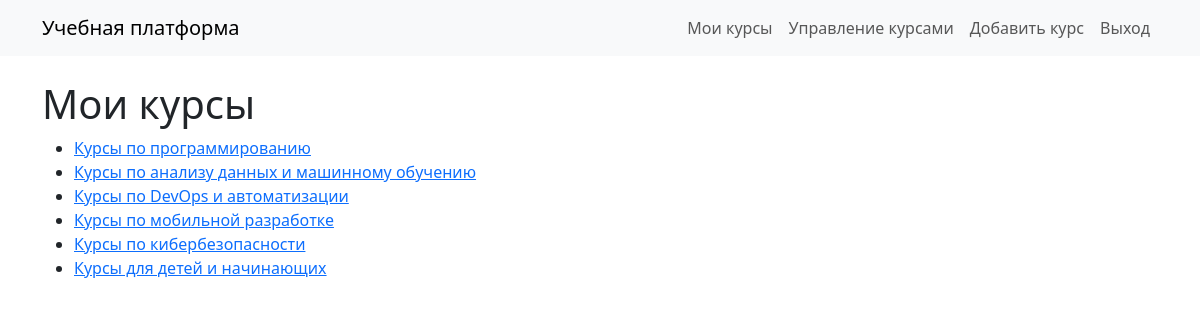
Page /courses/ (signed in) on the committed database.
### online_courses/models.py (models this page shows, shortened)
class Course(models.Model):
    title = models.CharField(max_length=255)
    description = models.TextField(null=True, blank=True)
    teacher = models.ForeignKey(User, on_delete=models.SET_NULL, null=True, limit_choices_to={'role': 'teacher'}, related_name='courses_taught')
    students = models.ManyToManyField(User, related_name='enrolled_courses', blank=True, limit_choices_to={'role': 'student'})

### online_courses/views.py (the view)
# urls.py: path('courses/', course_list, name='course_list'),
@login_required
def course_list(request):
    if request.user.role == 'teacher':
        courses = Course.objects.filter(teacher=request.user)
    else:
        courses = request.user.enrolled_courses.all()
    return render(request, 'course_list.html', {'courses': courses})

### online_courses/templates/course_list.html (shortened to what this page needs)
{% extends 'base.html' %}
{% block content %}
<h1>Мои курсы</h1>
<ul>
    {% for course in courses %}
        <li><a href="{% url 'online_courses:course_detail' course.id %}">{{ course.title }}</a></li>
    {% empty %}
        <p>Вы еще не записаны на курсы.</p>
    {% endfor %}
</ul>
{% endblock %}

### rows in the picture
Course: title "Курсы по программированию"
Course: title "Курсы по анализу данных и машинному обучению"
Course: title "Курсы по DevOps и автоматизации"
Course: title "Курсы по мобильной разработке"
Course: title "Курсы по кибербезопасности"
Course: title "Курсы для детей и начинающих"
